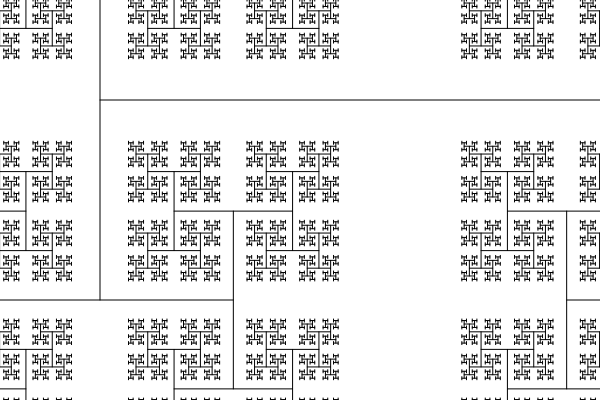
Frame 1 (no input)
Frame 2 (the mouse pressed at the canvas centre, redrawn once): identical to frame 1, image omitted

The p5.js sketch that drew this single still picture (run headless with seeded random() and noise() and a simulated clock; the mouse was pressed at the canvas centre and the sketch redrawn once):

// p5.js sketch
// ── sketch.js
// The Nature of Code
// Daniel Shiffman
// http://natureofcode.com

// Simple Recursion

function setup() {
  createCanvas(600, 400);  
}

function draw() {
  background(255);
  drawLines(100,100,700,100);
  noLoop();
}

function drawLines(x1, y1, x2, y2) {
  
  line(x1,y1,x2,y2);
  
  var dx = x2-x1;
  var dy = y2-y1;
  
  //println(dx + " " + dy);
  
  if (dx == 0 && dy > 4) {
    //println(dy);
    drawLines(x1-dy/3,y1,x1+dy/3,y1);
    drawLines(x1-dy/3,y2,x1+dy/3,y2);
  } else if (dy == 0 && dx > 4) {
    //println(dx);
    drawLines(x1,y1-dx/3,x1,y1+dx/3);
    drawLines(x2,y1-dx/3,x2,y1+dx/3);
  }
}
